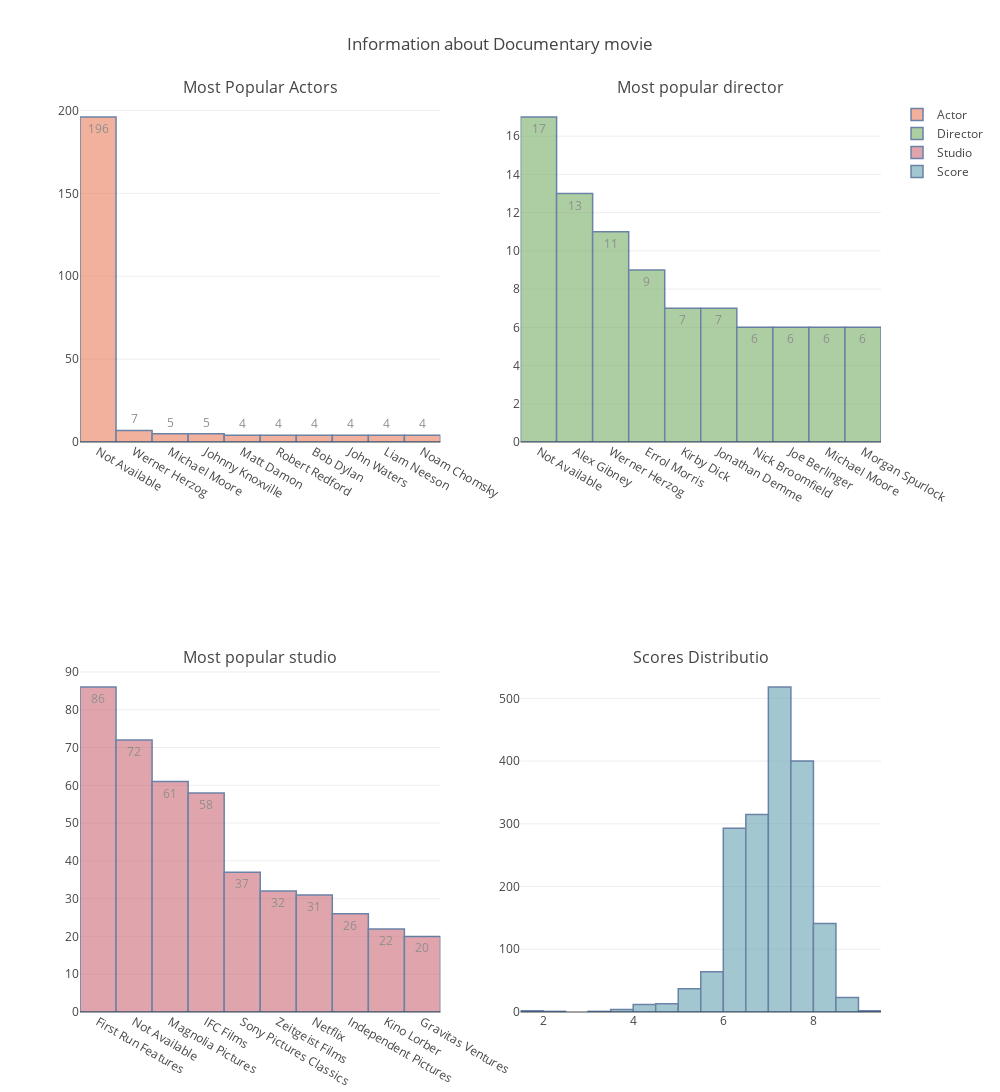

Here is the notebook cell this chart was saved with:
### Code cell
df_docu = movie[movie['Genre'].str.contains('Documentary')]
plt.figure(figsize=(30,20))
df_action = df_docu
df_action.replace('  ','Not Available',inplace = True)
info = []
info.append(len(df_action))
info.append(df_action['Cast 1'].value_counts().index[1])
info.append(df_action['Director 1'].value_counts().index[1])
info.append(df_action['Studio'].value_counts().index[0])
info.append([df_action['scores'].max(),df_action[df_action['scores'] == df_action['scores'].max()]])
info.append([df_action['scores'].min(),df_action[df_action['scores'] == df_action['scores'].min()]])
fig = tools.make_subplots(rows=2, cols=2,subplot_titles = ('Most Popular Actors','Most popular director','Most popular studio','Scores Distributio'))
actor = go.Bar(
            y=df_action['Cast 1'].value_counts()[:10],
            x=df_action['Cast 1'].value_counts()[:10].index[:10],
            text=df_action['Cast 1'].value_counts()[:10],
            textposition = 'auto',
            marker=dict(
                color='rgb(234,125,92)',
                line=dict(
                    color='rgb(8,48,107)',
                    width=1.5),
            ),
            name = 'Actor',
            opacity=0.6
        )
director = go.Bar(
            y=df_action['Director 1'].value_counts()[:10],
            x=df_action['Director 1'].value_counts()[:10].index[:10],
            text=df_action['Director 1'].value_counts()[:10],
            textposition = 'auto',
            marker=dict(
                color='rgb(119,174,103)',
                line=dict(
                    color='rgb(8,48,107)',
                    width=1.5),
            ),
    name = 'Director',
            opacity=0.6
        )
studio = go.Bar(
            y=df_action['Studio'].value_counts()[:10],
            x=df_action['Studio'].value_counts()[:10].index[:10],
            text=df_action['Studio'].value_counts()[:10],
            textposition = 'auto',
            marker=dict(
                color='rgb(204,106,118)',
                line=dict(
                    color='rgb(8,48,107)',
                    width=1.5),
            ),
    name = 'Studio',
            opacity=0.6
        )
score = go.Histogram(
            x=df_action['scores'],
            xbins=dict(
            start=0,
            end=10,
            size=0.5
        ),
            marker=dict(
                color='rgb(103,162,178)',
                line=dict(
                    color='rgb(8,48,107)',
                    width=1.5),
            ),
    name = 'Score',
            opacity=0.6
        )

fig.append_trace(actor, 1, 1)
fig.append_trace(director, 1, 2)
fig.append_trace(studio, 2, 1)
fig.append_trace(score, 2, 2)
fig['layout'].update(height=1600, width=1000, title='Information about Documentary movie')
iplot(fig)

### Figure 1 — Plotly figure (JSON) as saved in the notebook; plotly's stock layout.template omitted (floating-point values rounded to 4 significant figures; data arrays with more than 128 entries replaced by an {"elided": "..."} marker saying what was removed)
{"data": [{"marker": {"color": "rgb(234,125,92)", "line": {"color": "rgb(8,48,107)", "width": 1.5}}, "name": "Actor", "opacity": 0.6, "text": [196, 7, 5, 5, 4, 4, 4, 4, 4, 4], "textposition": "auto", "type": "bar", "uid": "bb313bc8-2f83-4dfd-86f4-0dd3fa83c18e", "x": ["Not Available", "Werner Herzog  ", "Michael Moore  ", "Johnny Knoxville  ", "Matt Damon  ", "Robert Redford  ", "Bob Dylan  ", "John Waters  ", "Liam Neeson  ", "Noam Chomsky  "], "xaxis": "x", "y": [196, 7, 5, 5, 4, 4, 4, 4, 4, 4], "yaxis": "y"}, {"marker": {"color": "rgb(119,174,103)", "line": {"color": "rgb(8,48,107)", "width": 1.5}}, "name": "Director", "opacity": 0.6, "text": [17, 13, 11, 9, 7, 7, 6, 6, 6, 6], "textposition": "auto", "type": "bar", "uid": "5b5f1125-bf6e-4970-a0a6-91b4ca97efec", "x": ["Not Available", "Alex Gibney  ", "Werner Herzog  ", "Errol Morris  ", "Kirby Dick  ", "Jonathan Demme  ", "Nick Broomfield  ", "Joe Berlinger  ", "Michael Moore  ", "Morgan Spurlock  "], "xaxis": "x2", "y": [17, 13, 11, 9, 7, 7, 6, 6, 6, 6], "yaxis": "y2"}, {"marker": {"color": "rgb(204,106,118)", "line": {"color": "rgb(8,48,107)", "width": 1.5}}, "name": "Studio", "opacity": 0.6, "text": [86, 72, 61, 58, 37, 32, 31, 26, 22, 20], "textposition": "auto", "type": "bar", "uid": "a8ee85d1-ccbc-4bad-9eba-ddf2c5fbb8d3", "x": ["First Run Features  ", "Not Available", "Magnolia Pictures  ", "IFC Films  ", "Sony Pictures Classics  ", "Zeitgeist Films  ", "Netflix  ", "Independent Pictures  ", "Kino Lorber  ", "Gravitas Ventures  "], "xaxis": "x3", "y": [86, 72, 61, 58, 37, 32, 31, 26, 22, 20], "yaxis": "y3"}, {"marker": {"color": "rgb(103,162,178)", "line": {"color": "rgb(8,48,107)", "width": 1.5}}, "name": "Score", "opacity": 0.6, "type": "histogram", "uid": "bdc01172-ed40-4b7e-8c40-f545c88bc8ed", "x": {"elided": "1826 float values"}, "xaxis": "x4", "xbins": {"end": 10, "size": 0.5, "start": 0}, "yaxis": "y4"}], "layout": {"annotations": [{"font": {"size": 16}, "showarrow": false, "text": "Most Popular Actors", "x": 0.225, "xanchor": "center", "xref": "paper", "y": 1, "yanchor": "bottom", "yref": "paper"}, {"font": {"size": 16}, "showarrow": false, "text": "Most popular director", "x": 0.775, "xanchor": "center", "xref": "paper", "y": 1, "yanchor": "bottom", "yref": "paper"}, {"font": {"size": 16}, "showarrow": false, "text": "Most popular studio", "x": 0.225, "xanchor": "center", "xref": "paper", "y": 0.375, "yanchor": "bottom", "yref": "paper"}, {"font": {"size": 16}, "showarrow": false, "text": "Scores Distributio", "x": 0.775, "xanchor": "center", "xref": "paper", "y": 0.375, "yanchor": "bottom", "yref": "paper"}], "height": 1600, "title": {"text": "Information about Documentary movie"}, "width": 1000, "xaxis": {"anchor": "y", "autorange": true, "domain": [0, 0.45], "range": [-0.5, 9.5], "type": "category"}, "xaxis2": {"anchor": "y2", "autorange": true, "domain": [0.55, 1], "range": [-0.5, 9.5], "type": "category"}, "xaxis3": {"anchor": "y3", "autorange": true, "domain": [0, 0.45], "range": [-0.5, 9.5], "type": "category"}, "xaxis4": {"anchor": "y4", "autorange": true, "domain": [0.55, 1], "range": [1.5, 9.5], "type": "linear"}, "yaxis": {"anchor": "x", "autorange": true, "domain": [0.625, 1], "range": [0, 206.3], "type": "linear"}, "yaxis2": {"anchor": "x2", "autorange": true, "domain": [0.625, 1], "range": [0, 17.89], "type": "linear"}, "yaxis3": {"anchor": "x3", "autorange": true, "domain": [0, 0.375], "range": [0, 90.53], "type": "linear"}, "yaxis4": {"anchor": "x4", "autorange": true, "domain": [0, 0.375], "range": [0, 545.3]}}}
